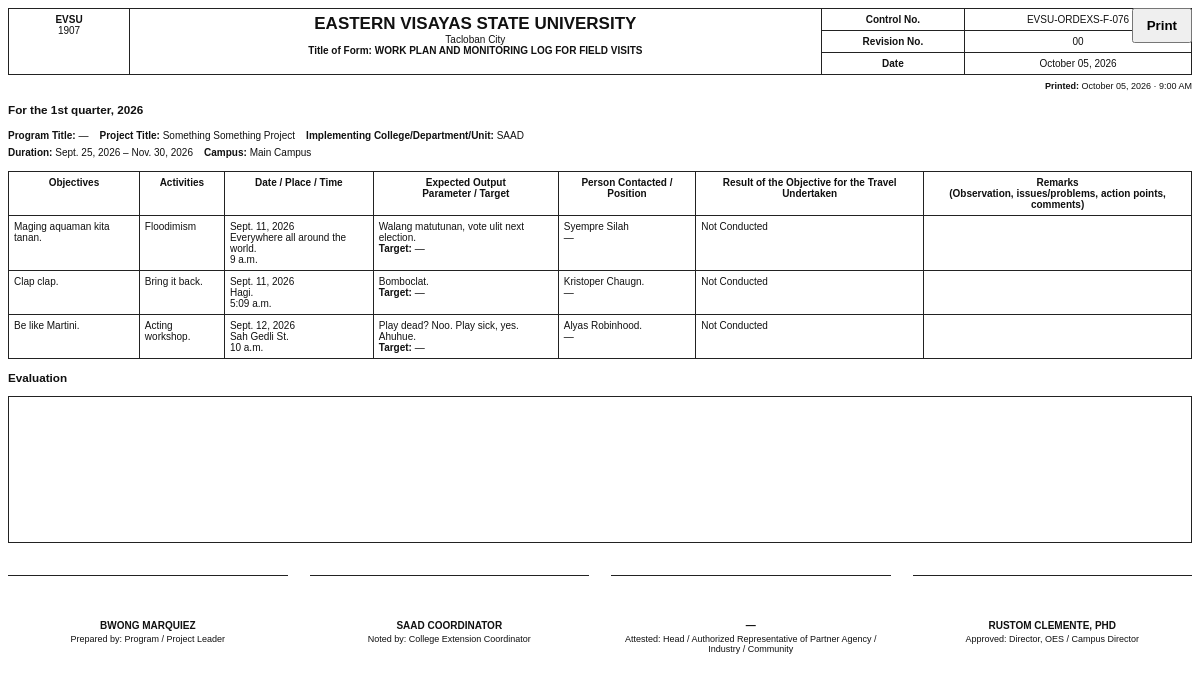
The page /field-visits/1/print/ (signed in) on the database its author committed.
### dashboard/models.py (models this page shows, shortened)
class FieldVisitLog(models.Model):
    project = models.ForeignKey(
        PPA, on_delete=models.PROTECT, related_name='field_visit_logs',
        limit_choices_to={'ppa_type': PPA.PROJECT}
    )
    year = models.PositiveIntegerField()
    quarter = models.PositiveSmallIntegerField(choices=[(1, '1st Quarter'), (2, '2nd Quarter'), (3, '3rd Quarter'), (4, '4th Quarter')])
    evaluation = models.TextField(blank=True)
    partner_representative_name = models.CharField(max_length=180, blank=True)
    partner_representative_postnominals = models.CharField(max_length=120, blank=True)
    created_by = models.ForeignKey(settings.AUTH_USER_MODEL, on_delete=models.PROTECT, related_name='field_visit_logs')
    updated_at = models.DateTimeField(auto_now=True)
    class Meta:
        ordering = ['-updated_at', '-year', '-quarter', 'project__title']

class PPA(models.Model):
    PROGRAM = 'PROGRAM'
    PROJECT = 'PROJECT'
    TYPES = [(PROGRAM, 'Program'), (PROJECT, 'Project')]
    DRAFT = 'DRAFT'
    SAVED = 'SAVED'
    WORKFLOW = [(DRAFT, 'Draft'), (SAVED, 'Saved')]
    PARTNER_TYPES = [
        ('LGU', 'LGU'),
        ('INDUSTRY', 'Industry'),
        ('SME', 'SME'),
        ('OTHERS', 'Others'),
    ]
    created_by = models.ForeignKey(settings.AUTH_USER_MODEL, on_delete=models.PROTECT, related_name='created_ppas')
    unit = models.ForeignKey(Unit, on_delete=models.PROTECT, related_name='ppas')
    ppa_type = models.CharField(max_length=10, choices=TYPES)
    umbrella_program = models.ForeignKey(
        'self', null=True, blank=True, on_delete=models.SET_NULL,
        limit_choices_to={'ppa_type': PROGRAM}, related_name='projects'
    )
    workflow_status = models.CharField(max_length=10, choices=WORKFLOW, default=DRAFT)
    notice_to_proceed_no = models.CharField(max_length=120, blank=True)
    special_order_no = models.CharField(max_length=120, blank=True)
    title = models.CharField(max_length=300)
    proponents = models.TextField(blank=True)
    partner_category = models.CharField(max_length=20, choices=PARTNER_TYPES, blank=True)
    partner_name = models.CharField(max_length=240, blank=True)
    with_moa_mou = models.BooleanField(default=False)
    board_confirmed = models.BooleanField(default=False)
    board_resolution_no = models.CharField(max_length=120, blank=True)
    board_resolution_date = models.DateField(null=True, blank=True)
    leader_name = models.CharField(max_length=180, blank=True)
    leader_position = models.CharField(max_length=180, blank=True)
    leader_contact = models.CharField(max_length=220, blank=True)
    assistant_name = models.CharField(max_length=180, blank=True)
    assistant_position = models.CharField(max_length=180, blank=True)
    assistant_contact = models.CharField(max_length=220, blank=True)
    members = models.TextField(blank=True, help_text='One member per line')
    clientele = models.TextField(blank=True)
    target_area = models.CharField(max_length=260, blank=True)
    start_date = models.DateField(null=True, blank=True)
    end_date = models.DateField(null=True, blank=True)
    project_cost = models.DecimalField(max_digits=14, decimal_places=2, null=True, blank=True)
    funding_source = models.CharField(max_length=240, blank=True)
    urdea = models.TextField(blank=True)
    sdgs = models.TextField(blank=True)
    termination_date = models.DateField(null=True, blank=True)
    created_at = models.DateTimeField(auto_now_add=True)
    updated_at = models.DateTimeField(auto_now=True)
    class Meta:
        ordering = ['-updated_at', 'title']

class Unit(models.Model):
    SCHOOL = 'SCHOOL'
    CAMPUS = 'CAMPUS'
    OFFICE = 'OFFICE'
    TYPES = [(SCHOOL, 'School'), (CAMPUS, 'Campus'), (OFFICE, 'Office')]
    code = models.CharField(max_length=20, unique=True)
    name = models.CharField(max_length=120)
    unit_type = models.CharField(max_length=12, choices=TYPES)
    campus_name = models.CharField(max_length=120, default='Main Campus')
    active = models.BooleanField(default=True)
    class Meta:
        ordering = ['unit_type', 'name']

class FieldVisitEntry(models.Model):
    RESULTS = [
        ('COMPLETED', 'Completed'),
        ('RESCHEDULED', 'Rescheduled'),
        ('NOT_CONDUCTED', 'Not Conducted'),
    ]
    log = models.ForeignKey(FieldVisitLog, on_delete=models.CASCADE, related_name='entries')
    activity = models.ForeignKey(Activity, null=True, blank=True, on_delete=models.SET_NULL, related_name='field_visit_entries')
    objectives = models.TextField(blank=True)
    activities = models.TextField()
    date = models.DateField(null=True, blank=True)
    place = models.CharField(max_length=240, blank=True)
    time = models.TimeField(null=True, blank=True)
    expected_parameter = models.CharField(max_length=240, blank=True)
    expected_target = models.CharField(max_length=240, blank=True)
    person_contacted = models.CharField(max_length=180, blank=True)
    position = models.CharField(max_length=180, blank=True)
    result = models.CharField(max_length=20, choices=RESULTS, default='NOT_CONDUCTED')
    rescheduled_date = models.DateField(null=True, blank=True)
    remarks = models.TextField(blank=True)
    class Meta:
        ordering = ['date', 'id']

### dashboard/views.py (the view)
# urls.py: path('field-visits/<int:pk>/print/', views.field_visit_print, name='field_visit_print'),
@login_required
def field_visit_print(request, pk):
    require_roles(request.user, UserProfile.COORDINATOR, UserProfile.ME_HEAD, UserProfile.DIRECTOR)
    qs = FieldVisitLog.objects.select_related('project__unit', 'project__created_by', 'created_by').prefetch_related('entries')
    obj = get_object_or_404(qs, pk=pk)
    if get_role(request.user) == UserProfile.COORDINATOR and obj.project.unit_id != get_profile(request.user).unit_id:
        raise PermissionDenied
    return render(request, 'dashboard/field_visit_print.html', {
        'obj': obj,
        'project_leader_name': obj.project.leader_name or '—',
        'coordinator_name': formal_name(obj.project.created_by),
        'director_name': director_name() or '—',
    })

### dashboard/views.py (called while the page is built)
def get_profile(user):
    try:
        return user.evsu_profile
    except Exception:
        return None

def get_role(user):
    if user.is_superuser:
        return UserProfile.ME_HEAD
    p = get_profile(user)
    return p.role if p else ''

def require_roles(user, *roles):
    if get_role(user) not in roles:
        raise PermissionDenied

def display_name(user):
    if not user:
        return ''
    return user.get_full_name().strip() or user.username

def formal_name(user):
    name = display_name(user)
    try:
        post = (user.evsu_profile.post_nominals or '').strip()
    except Exception:
        post = ''
    return f'{name}, {post}' if name and post else name

def director_name():
    profile = UserProfile.objects.select_related('user').filter(
        role=UserProfile.DIRECTOR, user__is_active=True
    ).order_by('user__last_name', 'user__first_name', 'user__username').first()
    return formal_name(profile.user) if profile else ''

### dashboard/templates/dashboard/field_visit_print.html (shortened to what this page needs)
<!doctype html>
<html><head><meta charset="utf-8"><title>Work Plan and Monitoring Log for Field Visits</title>
</head>
<body>
<button class="no-print" onclick="window.print()">Print</button>
<table class="header"><tr><td rowspan="3" style="width:110px"><b>EVSU</b><br>1907</td><td rowspan="3"><div class="title">EASTERN VISAYAS STATE UNIVERSITY</div>Tacloban City<br><b>Title of Form: WORK PLAN AND MONITORING LOG FOR FIELD VISITS</b></td><th>Control No.</th><td>EVSU-ORDEXS-F-076</td></tr><tr><th>Revision No.</th><td>00</td></tr><tr><th>Date</th><td>{% now "F d, Y" %}</td></tr></table>
<div class="print-date"><b>Printed:</b> {% now "F d, Y · g:i A" %}</div>
<h3>For the {{obj.quarter}}{% if obj.quarter == 1 %}st{% elif obj.quarter == 2 %}nd{% elif obj.quarter == 3 %}rd{% else %}th{% endif %} quarter, {{obj.year}}</h3>
<p class="meta"><b>Program Title:</b> {{obj.project.umbrella_program.title|default:'—'}} &nbsp;&nbsp; <b>Project Title:</b> {{obj.project.title}} &nbsp;&nbsp; <b>Implementing College/Department/Unit:</b> {{obj.project.unit.name}}<br><b>Duration:</b> {{obj.project.start_date}} – {{obj.project.end_date}} &nbsp;&nbsp; <b>Campus:</b> {{obj.project.unit.campus_name}}</p>
<table><thead><tr><th>Objectives</th><th>Activities</th><th>Date / Place / Time</th><th>Expected Output<br>Parameter / Target</th><th>Person Contacted / Position</th><th>Result of the Objective for the Travel Undertaken</th><th>Remarks<br>(Observation, issues/problems, action points, comments)</th></tr></thead><tbody>
{% for e in obj.entries.all %}<tr><td>{{e.objectives|linebreaksbr}}</td><td>{{e.activities|linebreaksbr}}</td><td>{{e.date|default:'—'}}<br>{{e.place|default:'—'}}<br>{{e.time|default:'—'}}</td><td>{{e.expected_parameter|default:'—'}}<br><b>Target:</b> {{e.expected_target|default:'—'}}</td><td>{{e.person_contacted|default:'—'}}<br>{{e.position|default:'—'}}</td><td>{{e.get_result_display}}{% if e.rescheduled_date %}<br><b>New date:</b> {{e.rescheduled_date}}{% endif %}</td><td>{{e.remarks|linebreaksbr}}</td></tr>{% empty %}<tr><td colspan="7">No monitoring entries.</td></tr>{% endfor %}</tbody></table>
<h3>Evaluation</h3><div class="eval">{{obj.evaluation}}</div>
<div class="sign">
  <div class="sig"><span class="name">{{project_leader_name}}</span><span class="role">Prepared by: Program / Project Leader</span></div>
  <div class="sig"><span class="name">{{coordinator_name}}</span><span class="role">Noted by: College Extension Coordinator</span></div>
  <div class="sig"><span class="name">{{obj.partner_representative_name|default:'—'}}</span><span class="role">Attested: Head / Authorized Representative of Partner Agency / Industry / Community</span></div>
  <div class="sig"><span class="name">{{director_name}}</span><span class="role">Approved: Director, OES / Campus Director</span></div>
</div>
</body></html>

### dashboard/templates/dashboard/field_visit_print.html (style rules this page uses)
body { font-family:Arial,sans-serif;font-size:10px;color:#111 }
table { width:100%;border-collapse:collapse }
th,td { border:1px solid #222;padding:5px;vertical-align:top }
.header td { text-align:center }
.title { font-size:17px;font-weight:700 }
.meta { font-size:10px;line-height:1.7 }
.eval { border:1px solid #222;min-height:125px;padding:10px;white-space:pre-wrap }
.sign { display:grid;grid-template-columns:repeat(4,1fr);gap:22px;margin-top:32px;text-align:center }
.sig { padding-top:44px;border-top:1px solid #222;min-height:45px }
.sig .name { display:block;font-weight:700;text-transform:uppercase;margin-bottom:3px }
.sig .role { display:block;font-size:9px }
.print-date { margin:6px 0 10px;text-align:right;font-size:9px }
.no-print { position:fixed;right:8px;top:8px;padding:8px 13px;font-weight:700 }

### rows shown on the page
FieldVisitLog: quarter "1", year "2026", project.umbrella_program "—", project "Something Something Project", project.unit.name "SAAD", project.start_date "Sept. 25, 2026", project.end_date "Nov. 30, 2026", project.unit.campus_name "Main Campus", partner_representative_name "—"
FieldVisitEntry: objectives "Maging aquaman kita tanan.", activities "Floodimism", date "Sept. 11, 2026", place "Everywhere all around the world.", time "9 a.m.", expected_parameter "Walang matutunan, vote ulit next election.", expected_target "—", person_contacted "Syempre Silah", position "—", result "Not Conducted"
FieldVisitEntry: objectives "Clap clap.", activities "Bring it back.", date "Sept. 11, 2026", place "Hagi.", time "5:09 a.m.", expected_parameter "Bomboclat.", expected_target "—", person_contacted "Kristoper Chaugn.", position "—", result "Not Conducted"
FieldVisitEntry: objectives "Be like Martini.", activities "Acting workshop.", date "Sept. 12, 2026", place "Sah Gedli St.", time "10 a.m.", expected_parameter "Play dead? Noo. Play sick, yes. Ahuhue.", expected_target "—", person_contacted "Alyas Robinhood.", position "—", result "Not Conducted"
PPA: leader_name "BWONG MARQUIEZ"

### other values the page prints
{{ coordinator_name }} "SAAD COORDINATOR"
{{ director_name }} "RUSTOM CLEMENTE, PHD"
